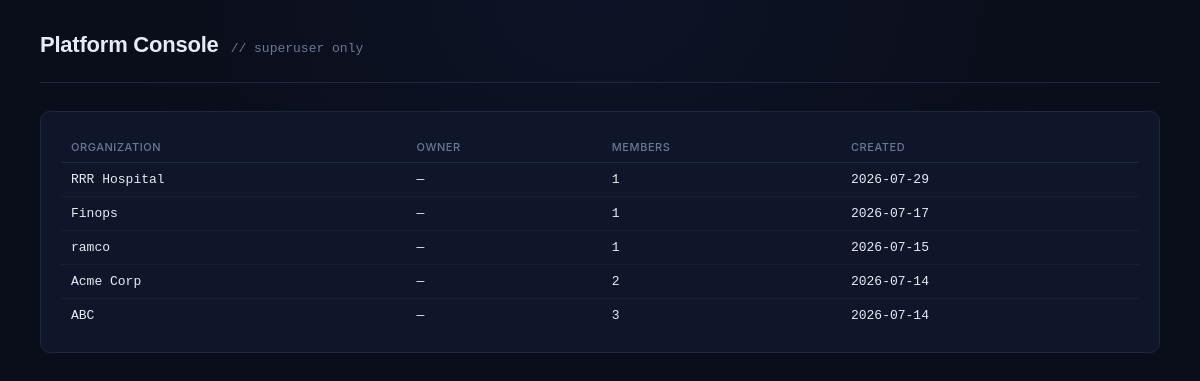
Page /platform-console/ (signed in) on the committed database.
### accounts/models.py (models this page shows, shortened)
class Organization(models.Model):
    name = models.CharField(max_length=200)
    created_at = models.DateTimeField(auto_now_add=True)

### core/views.py (the view)
# urls.py: path('platform-console/', views.platform_console_view, name='platform_console'),
@staff_member_required
def platform_console_view(request):
    orgs = Organization.objects.all().order_by('-created_at')
    org_data = []
    for org in orgs:
        member_count = Profile.objects.filter(organization=org).count()
        owner_profile = Profile.objects.filter(organization=org, role='owner').first()
        org_data.append({
            'organization': org,
            'member_count': member_count,
            'owner': owner_profile.user if owner_profile else None,
        })
    return render(request, 'core/platform_console.html', {'org_data': org_data})

### core/templates/core/platform_console.html
{% load static %}
<!DOCTYPE html>
<html lang="en">
<head><meta charset="UTF-8"><title>Platform Console</title>
<link rel="stylesheet" href="{% static 'monitor/css/dashboard.css' %}"></head>
<body>
<div class="topbar"><div class="brand"><h1>Platform Console</h1><span class="sub">// superuser only</span></div></div>
<div class="card">
<table>
<tr><th>Organization</th><th>Owner</th><th>Members</th><th>Created</th></tr>
{% for entry in org_data %}
<tr>
  <td>{{ entry.organization.name }}</td>
  <td>{{ entry.owner.username|default:"—" }}</td>
  <td>{{ entry.member_count }}</td>
  <td>{{ entry.organization.created_at|date:"Y-m-d" }}</td>
</tr>
{% endfor %}
</table>
</div>
</body></html>

### monitor/static/monitor/css/dashboard.css (style rules this page uses)
:root { --bg: #0a0e1a; --panel: #10162a; --panel-border: #1e2740; --text: #e7ebf5; --text-muted: #6b7797; --cyan: #35d0e0; --amber: #f5a623; --amber-dim: rgba(245, 166, 35, 0.12); --danger: #ff6b5c; }
* { box-sizing: border-box; }
body { margin: 0; background: radial-gradient(ellipse at top, #0d1326 0%, var(--bg) 55%); color: var(--text); font-family: 'Inter', sans-serif; padding: 32px 40px 64px; }
.topbar { display: flex; align-items: center; justify-content: space-between; padding-bottom: 24px; border-bottom: 1px solid var(--panel-border); margin-bottom: 28px; }
.brand { display: flex; align-items: baseline; gap: 12px; }
.brand h1 { font-family: 'Space Grotesk', sans-serif; font-weight: 700; font-size: 22px; letter-spacing: -0.01em; margin: 0; }
.brand .sub { color: var(--text-muted); font-size: 13px; font-family: 'JetBrains Mono', monospace; }
.card { background: var(--panel); border: 1px solid var(--panel-border); border-radius: 10px; padding: 20px; margin-bottom: 16px; }
table { width: 100%; border-collapse: collapse; }
th { text-align: left; font-size: 11px; text-transform: uppercase; letter-spacing: 0.05em; color: var(--text-muted); font-weight: 500; padding: 8px 10px; border-bottom: 1px solid var(--panel-border); }
td { padding: 9px 10px; font-family: 'JetBrains Mono', monospace; font-size: 13px; border-bottom: 1px solid rgba(255,255,255,0.04); }
tr:last-child td { border-bottom: none; }

### rows in the picture
Organization: organization.name "RRR Hospital", owner.username "—", member_count "1", organization.created_at "2026-07-29"
Organization: organization.name "Finops", owner.username "—", member_count "1", organization.created_at "2026-07-17"
Organization: organization.name "ramco", owner.username "—", member_count "1", organization.created_at "2026-07-15"
Organization: organization.name "Acme Corp", owner.username "—", member_count "2", organization.created_at "2026-07-14"
Organization: organization.name "ABC", owner.username "—", member_count "3", organization.created_at "2026-07-14"
